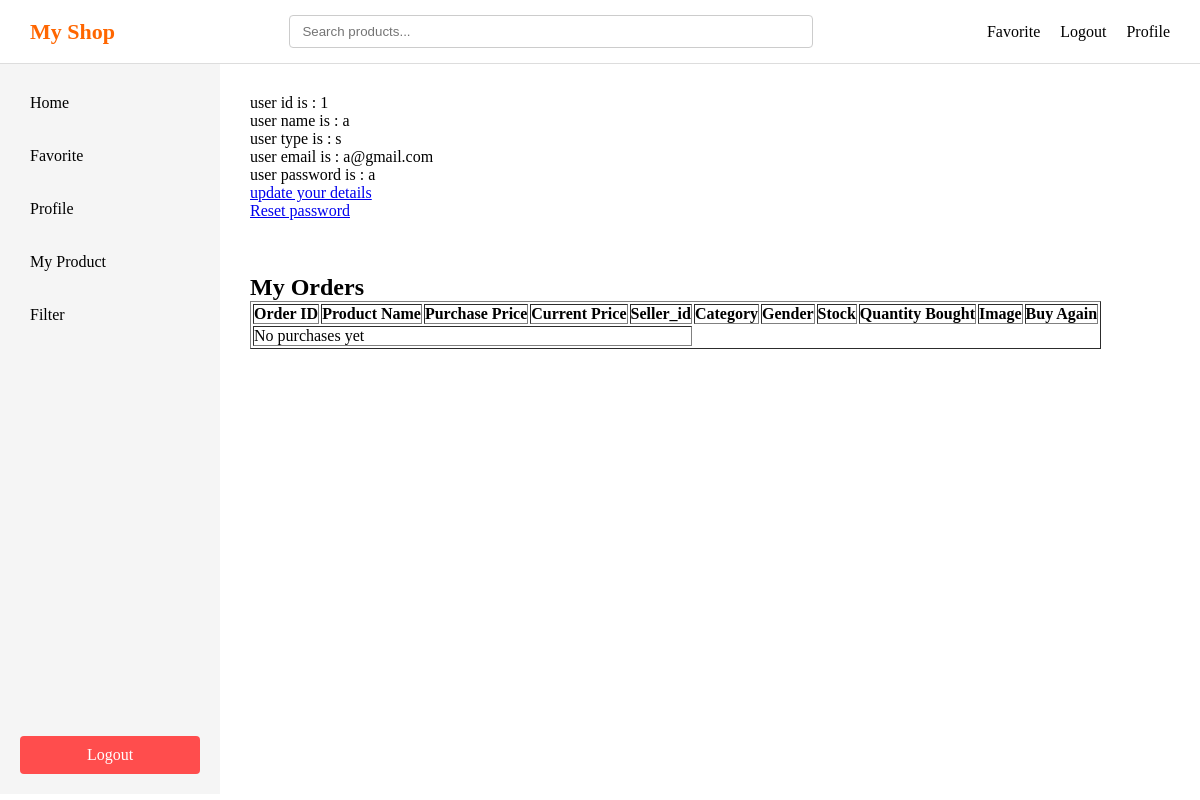
The app's page /profile (signed in) with its own data.
### app/models/user.py (models this page shows)
class User(db.Model):
    id = db.Column(db.Integer, primary_key = True)
    user_type = db.Column(db.String(20))
    username= db.Column(db.String(100), unique = True)
    email = db.Column(db.String(100))
    password = db.Column(db.String(100))
    status = db.Column(
        db.String(10),
        nullable=False,
        default='active'
    )
    __table_args__ = (
        db.UniqueConstraint('email', name='uq_user_email'),
    )

### app/user/routes.py (the view)
@user_bp.route('/profile')
def profile():
    if 'user' not in session:
        return redirect(url_for('auth.login'))
    username = session.get('user')
    user = User.query.filter_by(username= username).first()
    orders = (
        Order.query
        .filter(Order.user_id == user.id)
        .order_by(Order.id.desc())
        .all()
    )
    return render_template('profile.html' , user = user ,orders= orders)

### app/templates/profile.html (shortened to what this page needs)
<!DOCTYPE html>
<html lang="en">
<head>
    <link rel="stylesheet" href="{{ url_for('static', filename='style.css') }}">
</head>
<body>
    <div class="header">
        <div class="logo">My Shop</div>
        <div class="searchbar" id="searchbar">
            <input type="text" placeholder="Search products..." />
        </div>
        <div class="right">
            <div class="favorite"><a href="/favorite">Favorite</a></div>
            <div class="logout"><a href="/logout">Logout</a></div>
            <div class="profile"><a href="/profile">Profile</a></div>
        </div>
    </div>
    <div class="layout">
        <div class="sidebar">
            <div class="top">
                <div class="home" id="sidebar-home">Home</div>
                <div class="favorite" id="sidebar-favorite">Favorite</div>
                <div class="profile" id="sidebar-profile">Profile</div>
                {% if user.user_type == 's' %}
                <div class="my_product" id="sidebar-myproduct">My Product</div>
                {% endif %}
                <div class="filter" id="sidebar-filter">Filter</div>
            </div>
            <div class="logout" id="sidebar-logout">Logout</div>
        </div>
        <div class="main">
            {% if user %}
            <p>user id is : {{ user.id }}</p>
            <p>user name is : {{ user.username }}</p>
            <p>user type is : {{ user.user_type }}</p>
            <p>user email is : {{ user.email }}</p>
            <p>user password is : {{ user.password }}</p>
            {% endif %}
            <div>
                <a href="/updateuser">update your details</a>
            </div>
            <div>
                <a href="/resetpassword">Reset password</a>
            </div>
            <br><br><br>
            <h2>My Orders</h2>
            <table border="1" cellpadding="8">
                <thead>
                    <tr>
                        <th>Order ID</th>
                        <th>Product Name</th>
                        <th>Purchase Price</th>
                        <th>Current Price</th>
                        <th>Seller_id</th>
                        <th>Category</th>
                        <th>Gender</th>
                        <th>Stock</th>
                        <th>Quantity Bought</th>
                        <th>Image</th>
                        <th>Buy Again</th>
                    </tr>
                </thead>
                <tbody id="orders-table-body">
                    {% for order in orders %}
                    <tr data-product-id="{{ order.product_id }}">
                        <td>{{ order.id }}</td>
                        <!-- <td>
                            {% if order.product %}
                                {{ order.product.product_name }}
                            {% else %}
                            <span style="color:red;">Product deleted</span>
                            {% endif %}
                        </td> -->
                        <td class="product-name">{{ order.product_name }}</td>
                        <td>₹ {{ order.purchase_price }}</td>
                        <td class="current-price">
                            {% if order.product %}
                                {{ order.product.product_price }}
                            {% else %}
                            <span style="color:red;">Product deleted</span>
                            {% endif %}
                        </td>
                        <!-- <td>
                            {% if order.product %}
                                {{ order.product.seller_id }}
                            {% else %}
                            <span style="color:red;">Product deleted</span>
                            {% endif %}
                        </td> -->
                        <td>{{ order.seller_id }}</td>
                        <!-- <td>
                            {% if order.product %}
                                {{ order.product.product_category }}
                            {% else %}
                            <span style="color:red;">Product deleted</span>
                            {% endif %}
                        </td> -->
                        <td>{{ order.product_category }}</td>
                        <!-- <td>
                            {% if order.product %}
                            {{ order.product.product_gender }}
                            {% else %}
                            <span style="color:red;">Product deleted</span>
                            {% endif %}
                        </td> -->
                        <td>{{ order.product_gender }}</td>
                        <td class="stock">
                            {% if order.product %}
                                {% if order.product.product_stock > 0 %}
                                    {{ order.product.product_stock }}
                                {% else %}
                                    <span style="color:red;">Out of stock</span>
                                {% endif %}
                            {% else %}
                                <span style="color:red;">Product deleted</span>
                            {% endif %}
                        </td>
                        <td>{{ order.quantity }}</td>
                        <td class="image">
                            {% if order.product %}
                            <img src="{{ url_for('static', filename='uploads/' ~ order.product.product_image) }}"
                                width="60" height="60">
                            {% else %}
                            N/A
                            {% endif %}
                        </td>
                        <td class="buy-again">
                            {% if order.product
                            and order.product.status == 'active'
                            and order.product.product_stock > 0 %}
                            <a href="{{ url_for('payment.buyButton', product_id=order.product.id) }}">
                                Buy Again
                            </a>
                            {% else %}
                            <span style="color:gray;">Unavailable</span>
                            {% endif %}
                        </td>
                    </tr>
                    {% else %}
                    <tr>
                        <td colspan="5">No purchases yet</td>
                    </tr>
                    {% endfor %}
                </tbody>
            </table>
        </div>
    </div>
</body>
</html>

### app/static/style.css (style rules this page uses)
* { margin: 0; padding: 0; box-sizing: border-box; }
.header { display: flex; align-items: center; justify-content: space-between; padding: 15px 30px; background-color: #ffffff; border-bottom: 1px solid #ddd; width: 100%; }
.logo { font-size: 22px; font-weight: bold; color: #ff6600; white-space: nowrap; }
.searchbar { flex: 1; display: flex; justify-content: center; }
.searchbar input { width: 60%; min-width: 250px; padding: 8px 12px; border: 1px solid #ccc; border-radius: 4px; }
.right { display: flex; align-items: center; gap: 20px; white-space: nowrap; }
.right a, .right div { text-decoration: none; color: #000; cursor: pointer; font-weight: 500; }
.layout { display: flex; height: calc(100vh - 70px); }
.sidebar { width: 220px; height: 100%; background-color: #f5f5f5; padding: 20px; display: flex; flex-direction: column; }
.sidebar .top { flex: 1; overflow-y: auto; display: flex; flex-direction: column; gap: 15px; }
.sidebar .top div { padding: 10px; cursor: pointer; border-radius: 4px; }
.sidebar .logout { padding: 10px; background-color: #ff4d4d; color: white; text-align: center; border-radius: 4px; cursor: pointer; flex-shrink: 0; }
.main { flex: 1; padding: 30px; background-color: #ffffff; overflow-y: auto; }

### records on screen
User: id "1", username "a", user_type "s", email "a@gmail.com", password "a"
